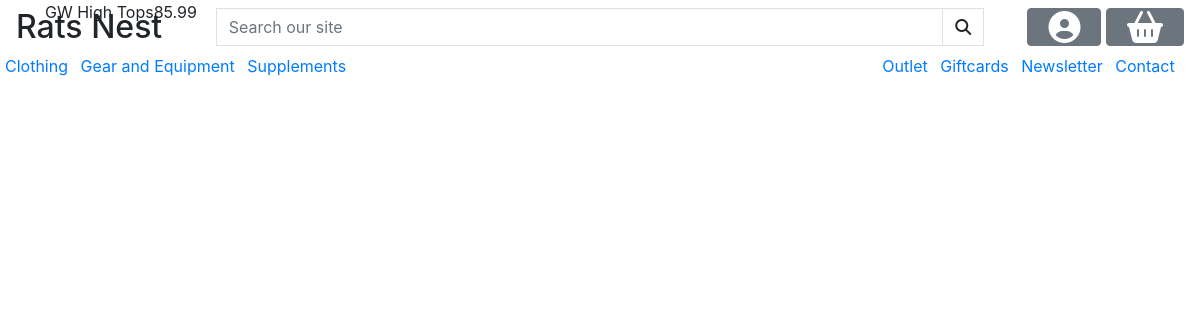
/clothing, run on an earlier commit of the app's database.
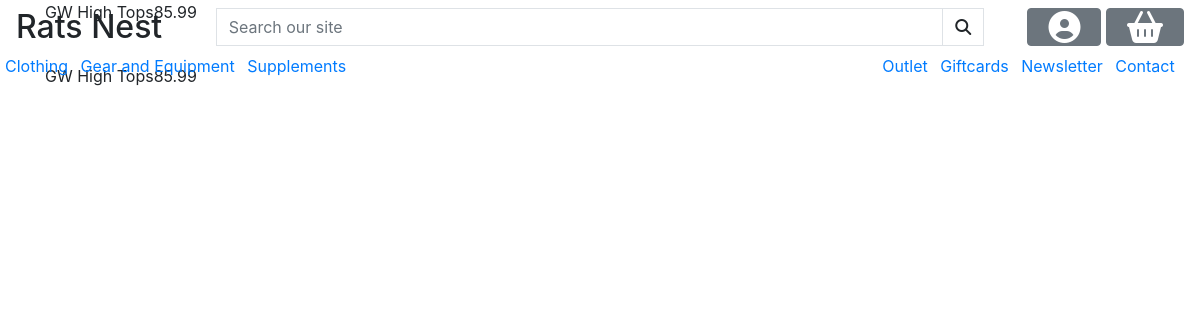
And on a later commit of the database.
### products/models.py (models this page shows, shortened)
class Product(models.Model):
    category = models.ForeignKey('Category', null=True,
                                 on_delete=models.SET_NULL)
    brand = models.ForeignKey('Brand', null=True,
                              on_delete=models.SET_NULL)
    sku = models.CharField(max_length=254, null=True, blank=True)
    name = models.CharField(max_length=254)
    color = models.ForeignKey('Color', null=True, blank=True,
                              on_delete=models.SET_NULL)
    description = models.TextField()
    feature_list = models.CharField(max_length=254)
    has_sizes = models.BooleanField(default=False, null=True, blank=True,)
    default_price = models.DecimalField(max_digits=6, decimal_places=2)
    price = models.DecimalField(max_digits=6, decimal_places=2,
                                null=True, blank=True)
    rating = models.DecimalField(max_digits=6, decimal_places=2, null=True,
                                 blank=True)
    image_url = models.URLField(max_length=1024, null=True, blank=True)
    image = models.ImageField(null=True,
                              blank=True)
    image_url2 = models.URLField(max_length=1024, null=True, blank=True)
    image2 = models.ImageField(null=True, blank=True)
    image_url3 = models.URLField(max_length=1024, null=True, blank=True)
    image3 = models.ImageField(null=True, blank=True)

### products/views.py (the view)
# urls.py: path('<str:query>', views.ProductView.as_view(), name='products'),
class ProductView(View):
    def get(self, request, query, *args, **kwargs):
        products = Product.objects.all().order_by('-price')
        if query == 'search-query':
            meow = request.GET['q']
            print(meow)
        template = 'products/products.html'
        return render(request, template,
                      {"products": products})

### products/templates/products/products.html (shortened to what this page needs)
{% extends "base.html" %}
{% load static %}
{% block content %}
    <div class="container h-100">
        <div class="row h-100">
            <div class="col-12 col-md-4">
            {% for product in products %}
                <p>{{ product.name }}{{ product.price }}</p>
            {% endfor %}
            </div>
        </div>
    </div>
{% endblock %}

### templates/base.html (shortened to what this page needs)
{% load static %}
<!doctype html>
<html class="h-100" lang="en">
    <head>
        {% block corecss %}
            <link rel="stylesheet" href="https://cdn.jsdelivr.net/npm/bootstrap@4.6.2/dist/css/bootstrap.min.css"
>
            <link rel="stylesheet" href="{% static 'css/base.css' %}">
        {% endblock %}
    </head>
    <body class="h-100">
        <header id="topnav" class="container-fluid fixed-top p-0">
            <nav class="navbar navbar-light w-100 d-block">
                <div id="nav-top-section" class="row">
                    <div class="col-6 col-xs-7 col-md-2">
                        <h2 class="m-0" style="margin-top: 16px;">Rats Nest</h2>
                    </div>
                    <div class="col-12 col-sm-8 col-md-8 d-none d-md-inline-block">
                        <form method="GET" action="{% url 'products' 'search-query' %}">
                            <div class="input-group w-100">
                                <input id="search-bar"  class="form-control border border-black rounded-0" type="text" name="q" placeholder="Search our site">
                                <div class="input-group-append">
                                    <button id="search-btn" class="form-control btn btn-black border border-black rounded-0" type="submit">
                                        <span class="icon">
                                            <i class="fas fa-search"></i>
                                        </span>
                                    </button>
                                </div>
                            </div>
                        </form>
                    </div>
                    <div class="col-6 col-sm-4 col-md-2 text-right">
                        <a class="btn btn-secondary" href="#" role="button" id="account-dropdown"
                        data-toggle="dropdown" aria-haspopup="true" aria-expanded="false">
                        <i class="fa-solid fa-circle-user fa-2xl mx-2"></i>
                        </a>
                        <a class="btn btn-secondary" href="#" role="button" id="shopping-btn"
                        data-toggle="dropdown" aria-haspopup="true" aria-expanded="false">
                        <i class="fa-solid fa-basket-shopping fa-2xl mx-2"></i>
                        </a>
                    </div>
                </div>
                <div id="navbarcollapse" class="row gx-0 collapse d-md-block">
                    <div class="col-12 col-md-5 mt-2 d-inline-block p-0">
                        <a class="mx-1 domain-link d-block d-md-inline-block" href="{% url 'products' 'clothing' %}">Clothing</a>
                        <a class="mx-1 domain-link d-block d-md-inline-block" href="{% url 'products' 'gear_and_equipment' %}">Gear and Equipment</a>
                        <a class="mx-1 domain-link d-block d-md-inline-block" href="{% url 'products' 'supplements' %}">Supplements</a>
                    </div>
                    <div class="col-12 col-md-5 col-lg-6 mt-2 text-right d-inline-block p-0" style="margin-left: 75px;">
                            <a class="mx-1 service-link d-block d-md-inline-block" href="">Outlet</a>
                            <a class="mx-1 service-link d-block d-md-inline-block" href="">Giftcards</a>
                            <a class="mx-1 service-link d-block d-md-inline-block" href="">Newsletter</a>
                            <a class="mx-1 service-link d-block d-md-inline-block" href="">Contact</a>
                    </div>
                </div>
            </nav>
        </header>
        {% block content %}
        {% endblock %}
    </body>
</html>

What changed in the data, as far as the page shows it:
added Product: name "GW High Tops", price "85.99"
